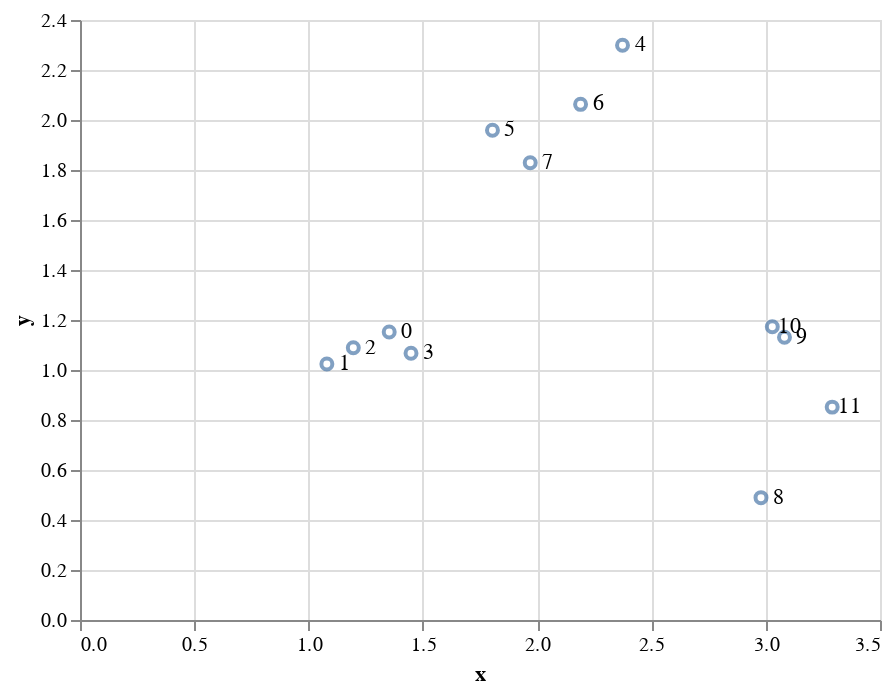

Source (notebook cell):
### Code cell
points = alt.Chart(df_xy).mark_point().encode(
  x='x', y='y'
)
text = alt.Chart(df_xy).mark_text(dx=9).encode(
  x='x', y='y', text='n'
)
(points + text)

### Figure 1 — Vega-Lite specification as saved in the notebook (floating-point values rounded to 4 significant figures)
{"config": {"view": {"continuousWidth": 400, "continuousHeight": 300}}, "layer": [{"mark": "point", "encoding": {"x": {"field": "x", "type": "quantitative"}, "y": {"field": "y", "type": "quantitative"}}}, {"mark": {"type": "text", "dx": 9}, "encoding": {"text": {"field": "n", "type": "quantitative"}, "x": {"field": "x", "type": "quantitative"}, "y": {"field": "y", "type": "quantitative"}}}], "data": {"name": "data-dc6889b8c94300ba6c17f234ed90190c"}, "$schema": "https://vega.github.io/schema/vega-lite/v4.17.0.json", "datasets": {"data-dc6889b8c94300ba6c17f234ed90190c": [{"n": 0, "x": 1.353, "y": 1.152}, {"n": 1, "x": 1.08, "y": 1.024}, {"n": 2, "x": 1.196, "y": 1.089}, {"n": 3, "x": 1.448, "y": 1.067}, {"n": 4, "x": 2.374, "y": 2.299}, {"n": 5, "x": 1.805, "y": 1.959}, {"n": 6, "x": 2.19, "y": 2.063}, {"n": 7, "x": 1.97, "y": 1.829}, {"n": 8, "x": 2.979, "y": 0.4894}, {"n": 9, "x": 3.082, "y": 1.131}, {"n": 10, "x": 3.029, "y": 1.173}, {"n": 11, "x": 3.291, "y": 0.8516}]}}
